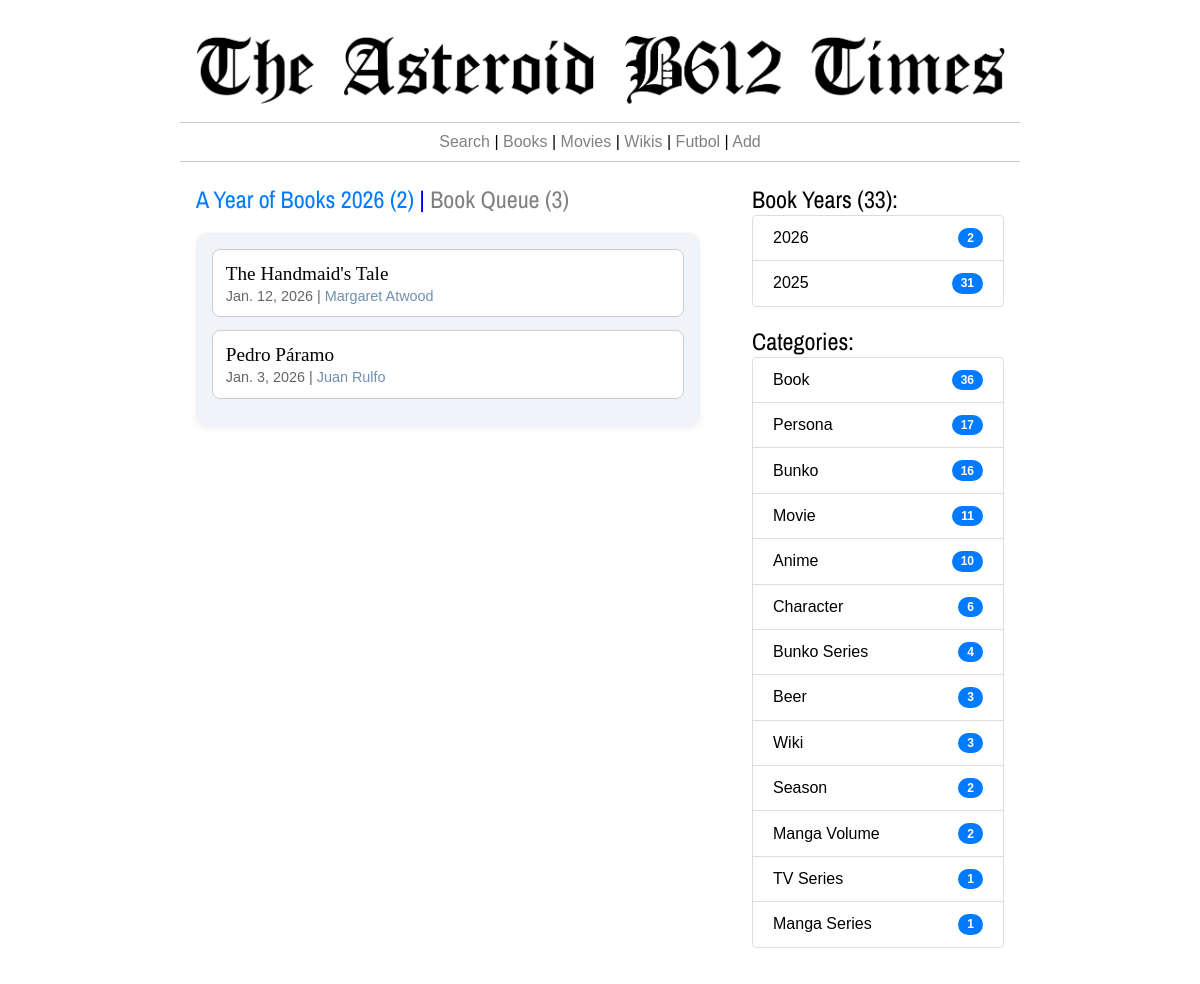
The page /book-history/ on the database as committed earlier.
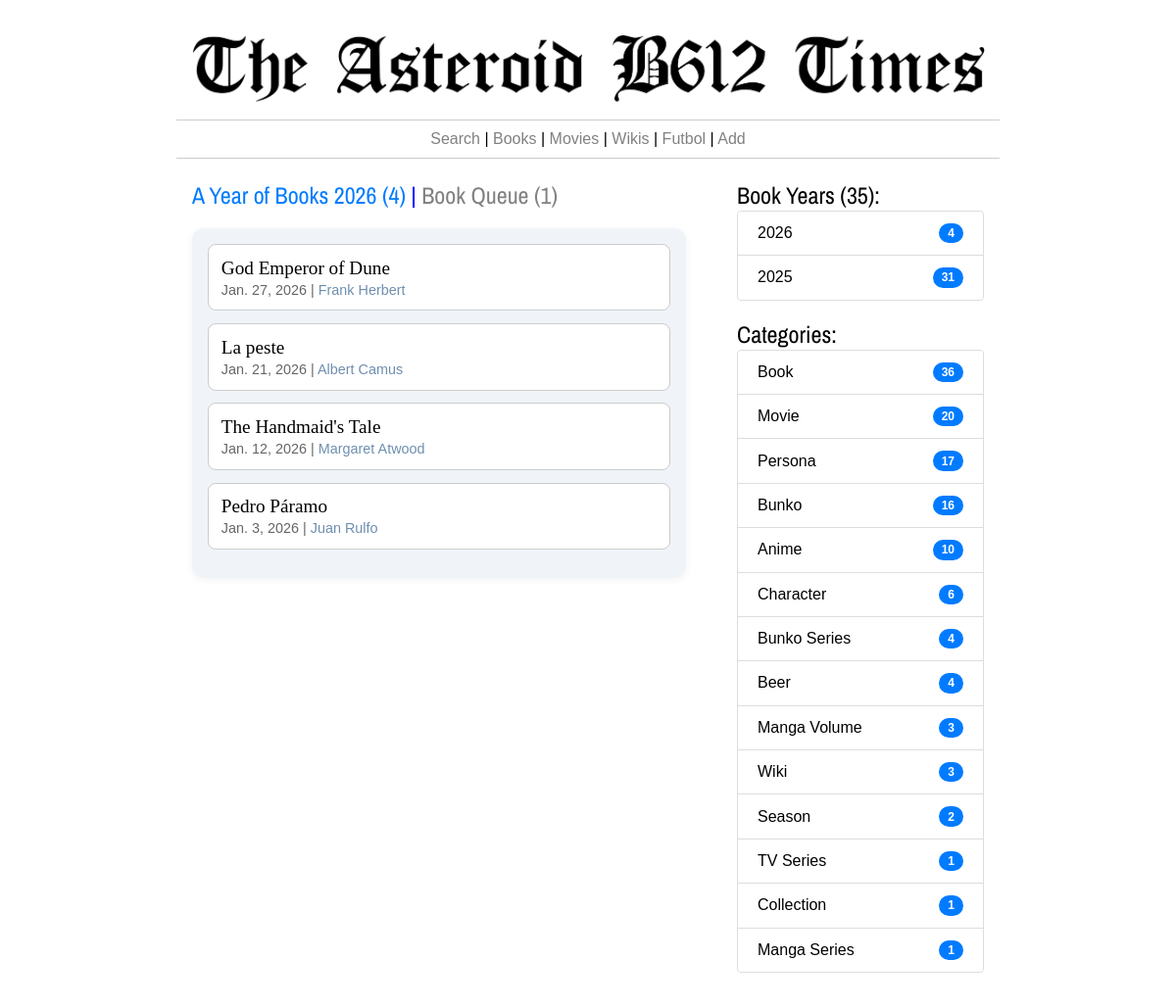
The same page on the database as committed later.
### thetimes/models.py (models this page shows, shortened)
class Consumo(models.Model):
    item = models.ForeignKey(Item,on_delete=models.CASCADE)
    fec_ini = models.DateField()
    fec_fin = models.DateField(null=True, blank=True)
    unidades = models.CharField(max_length=100)
    cantidad = models.IntegerField()
    multiplicador = models.IntegerField()
    consumo = models.IntegerField()
    formato = models.CharField(max_length=200)
    inprogress = models.BooleanField(default=False)

class Item(models.Model):
    titulo = models.CharField(max_length=255)
    tipo = models.ForeignKey(Category, on_delete=models.CASCADE)
    contenido = models.TextField()
    fecha_creacion = models.DateTimeField()
    fecha_edicion = models.DateTimeField()
    consumido = models.BooleanField(default=False)
    @property
    def credit_links(self):
        if self.tipo.category.lower() in  ['book','movie','album']:
            ncreds = AttrItem.objects.filter(child=self, rel_name__in=['author','illustratror','pseudonym','director','Artist','artist']).count()
            if ncreds > 0:
                creds = AttrItem.objects.filter(child=self, rel_name__in=['author','illustratror','pseudonym','director','Artist','artist'])
                enlaces = ""
                for c in creds:
                    if c.rel_name not in  ['author','director','artist','Artist']:
                        this_c = "(" + c.credito +")"
                    else:
                        this_c = ""
                    enlaces = enlaces + "<a href='/item/"+str(c.item.id)+"' style='text-decoration:none; color:#6F8FAF;'>"+c.item.titulo+this_c+"</a>,&nbsp;"
                clinks = enlaces[:-7]
            else:
                clinks = None
        else:
            clinks = None
        return clinks
    @property
    def periodo(self):
        this_v = ''
        pubyear = 0
        inicios = Atributos.objects.filter(item=self, nombre__in=['pubyear','pubdate','premiere']).count()
        finales = Atributos.objects.filter(item=self, nombre__in=['finale']).count()
        inicio = 0
        fin = 0
        if inicios > 0:
            objeto = Atributos.objects.filter(item=self, nombre__in=['pubyear','pubdate','premiere']).latest('id')
            if objeto.tipo == 'int':
                inicio = int(objeto.entero)
            if objeto.tipo == 'fec':
                inicio = objeto.fecha.year
        if finales > 0:
            objeto = Atributos.objects.filter(item=self, nombre__in=['finale']).latest('id')
            if objeto.tipo == 'int':
                fin  = int(objeto.entero)
            if objeto.tipo == 'fec':
                fin = objeto.fecha.year
        if inicio > 0 and fin >0:
            this_v = f"({inicio}-{fin})"
        if (inicio>0 and fin==0) or (inicio>0 and fin>0 and inicio==fin):
            this_v = f"({inicio})"
        if inicio==0 and fin>0:
            this_v = f"({fin})"
        return this_v

class Category(models.Model):
    category = models.CharField(max_length=255)
    @property
    def nitems(self):
        n_w = Item.objects.filter(tipo = self).count()
        return n_w

class AttrItem(models.Model):
    item = models.ForeignKey(Item,on_delete=models.CASCADE,related_name="parent_item")
    child = models.ForeignKey(Item,on_delete=models.CASCADE,related_name="child_item")
    rel_name = models.CharField(max_length=255)

### thetimes/views.py (the view)
# urls.py: path('book-history/', views.bookHistory, name='bookHistory'),
def bookHistory(request):
	get_y = request.GET.get('y', 1)
	conteo_0 = Consumo.objects.filter(item__tipo__category='Book',item__consumido=True,fec_fin__isnull=False).count()
	if conteo_0 == 0:
	    return redirect('/book-queue/')
	max_year = Consumo.objects.filter(item__tipo__category='Book',fec_fin__isnull=False).order_by('-fec_fin').first()
	this_y = max_year.fec_fin.year if int(get_y) == 1 else int(get_y)
	books = Consumo.objects.filter(item__tipo__category='Book',fec_fin__isnull=False, fec_fin__year=this_y).order_by('-fec_fin')
	rbooks = len(books)
	qbooks = Item.objects.filter(tipo__category='Book',consumo__item__isnull=True, consumido= False).count()
	in_progress = Consumo.objects.filter(item__tipo__category='Book', fec_fin__isnull=True)
	nr_books = Item.objects.filter(tipo__category='Book',consumido	= True).count()
	anhos = Consumo.objects.filter(item__tipo__category='Book',fec_fin__isnull=False).values('fec_fin__year').annotate(qbooks=Count('id')).order_by('-fec_fin__year')
	qbooks = qbooks + len(in_progress)
	cats = sorted(Category.objects.exclude(id=14),key=lambda t: t.nitems, reverse=True)
	return render(request,'read-history.html',{'books':books,'nr_books':nr_books,'this_y':this_y,'anhos':anhos,'rbooks':rbooks,'qbooks':qbooks,'cats':cats,'anhos':anhos})

### thetimes/templates/read-history.html (shortened to what this page needs)
{% extends 'base_times.html' %}
{% load static %}
{% block izquierda %}
  <h2 style="color:blue;"><a href="{% url 'bookHistory' %}" style="text-decoration:none; color:#007bff; ">A Year of Books {{this_y}} ({{rbooks}})</a> | <a href="{% url 'bookQueue' %}" style="text-decoration:none; color:grey; ">Book Queue ({{qbooks}})</a></h2>
  <br>
  <ul class="styled-list">
  {% for b in books %}
    <li>
      <span class="main-item"><a href="{% url 'item' b.item.id %}" style="text-decoration:none; color:black;">{{b.item.titulo}} {{b.item.periodo}}</a></span>
      <small class="sub-item"> {{b.fec_fin}} | {{b.item.credit_links|safe}}</small>
    </li>
  {% endfor %}
  </ul>
{% endblock %}
{% block derecha %}
<h2>Book Years ({{nr_books}}):</h2>
<ul class="list-group">
    {% for c in anhos %}
        <li class="list-group-item"><a href="{% url 'bookHistory' %}?y={{c.fec_fin__year}}" style="text-decoration:none; color:black;">{{c.fec_fin__year}}</a> <span class="badge badge-pill">{{c.qbooks}}</span></li>
    {% endfor %}
</ul>
<br>
<h2>Categories:</h2>
<ul class="list-group">
    {% for c in cats %}
      {% if c.nitems > 0 %}
        <li class="list-group-item"><a href="{% url 'categoria' c.id %}" style="text-decoration:none; color:black;">{{c.category|capfirst}}</a> <span class="badge badge-pill">{{c.nitems}}</span></li>
      {% endif %}
    {% endfor %}
</ul>
{% endblock %}

Rows that differ between the two databases and show on the page:
now on this page (row edited): Consumo: item.titulo "God Emperor of Dune", fec_fin "Jan. 27, 2026", item.credit_links "Frank Herbert"
now on this page (row edited): Consumo: item.titulo "La peste", fec_fin "Jan. 21, 2026", item.credit_links "Albert Camus"
shown differently, row unchanged: Category "Movie": nitems "11" → "20"; moves up the list
computed for Category "Beer": nitems "3" → "4"
shown differently, row unchanged: Category "Manga Volume": nitems "2" → "3"; moves up the list
now on this page (row unchanged): Category: category "Collection", nitems "1"
Other text that changed with them:
{{ rbooks }}: "2" → "4"
{{ qbooks }}: "3" → "1"
{{ nr_books }}: "33" → "35"
new list line: "2026 4"
list line gone: "2026 2"
